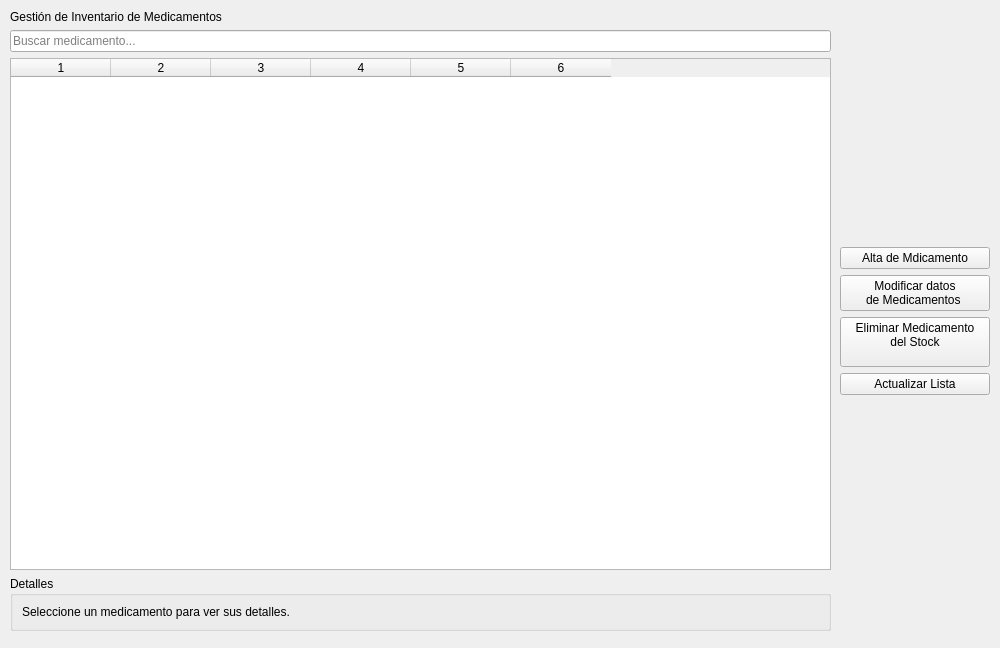
<?xml version="1.0" encoding="UTF-8"?>
<ui version="4.0">
 <class>MedicamentosWidget</class>
 <widget class="QWidget" name="MedicamentosWidget">
  <property name="geometry">
   <rect>
    <x>0</x>
    <y>0</y>
    <width>1000</width>
    <height>648</height>
   </rect>
  </property>
  <property name="windowTitle">
   <string>Form</string>
  </property>
  <widget class="QWidget" name="layoutWidget">
   <property name="geometry">
    <rect>
     <x>840</x>
     <y>10</y>
     <width>150</width>
     <height>621</height>
    </rect>
   </property>
   <layout class="QVBoxLayout" name="rightLayout">
    <item>
     <spacer name="sp1">
      <property name="orientation">
       <enum>Qt::Orientation::Vertical</enum>
      </property>
      <property name="sizeHint" stdset="0">
       <size>
        <width>0</width>
        <height>0</height>
       </size>
      </property>
     </spacer>
    </item>
    <item>
     <widget class="QPushButton" name="btnRegistrar">
      <property name="text">
       <string>Alta de Mdicamento</string>
      </property>
     </widget>
    </item>
    <item>
     <widget class="QPushButton" name="btnModificar">
      <property name="text">
       <string>Modificar datos 
de Medicamentos </string>
      </property>
     </widget>
    </item>
    <item>
     <widget class="QPushButton" name="btnEliminar">
      <property name="text">
       <string>Eliminar Medicamento
del Stock
</string>
      </property>
     </widget>
    </item>
    <item>
     <widget class="QPushButton" name="btnActualizar">
      <property name="text">
       <string>Actualizar Lista</string>
      </property>
     </widget>
    </item>
    <item>
     <spacer name="sp2">
      <property name="orientation">
       <enum>Qt::Orientation::Vertical</enum>
      </property>
      <property name="sizeHint" stdset="0">
       <size>
        <width>0</width>
        <height>0</height>
       </size>
      </property>
     </spacer>
    </item>
   </layout>
  </widget>
  <widget class="QWidget" name="layoutWidget_2">
   <property name="geometry">
    <rect>
     <x>10</x>
     <y>10</y>
     <width>821</width>
     <height>621</height>
    </rect>
   </property>
   <layout class="QVBoxLayout" name="leftLayout">
    <item>
     <widget class="QLabel" name="lblTitulo">
      <property name="text">
       <string>Gestión de Inventario de Medicamentos</string>
      </property>
     </widget>
    </item>
    <item>
     <widget class="QLineEdit" name="txtBuscar">
      <property name="placeholderText">
       <string>Buscar medicamento...</string>
      </property>
     </widget>
    </item>
    <item>
     <widget class="QTableWidget" name="tableMedicamentos">
      <column/>
      <column/>
      <column/>
      <column/>
      <column/>
      <column/>
     </widget>
    </item>
    <item>
     <widget class="QGroupBox" name="grpDetalle">
      <property name="title">
       <string>Detalles</string>
      </property>
      <layout class="QVBoxLayout" name="detalleLayout">
       <item>
        <widget class="QLabel" name="lblDetalle">
         <property name="text">
          <string>Seleccione un medicamento para ver sus detalles.</string>
         </property>
        </widget>
       </item>
      </layout>
     </widget>
    </item>
   </layout>
  </widget>
 </widget>
 <resources/>
 <connections/>
</ui>
